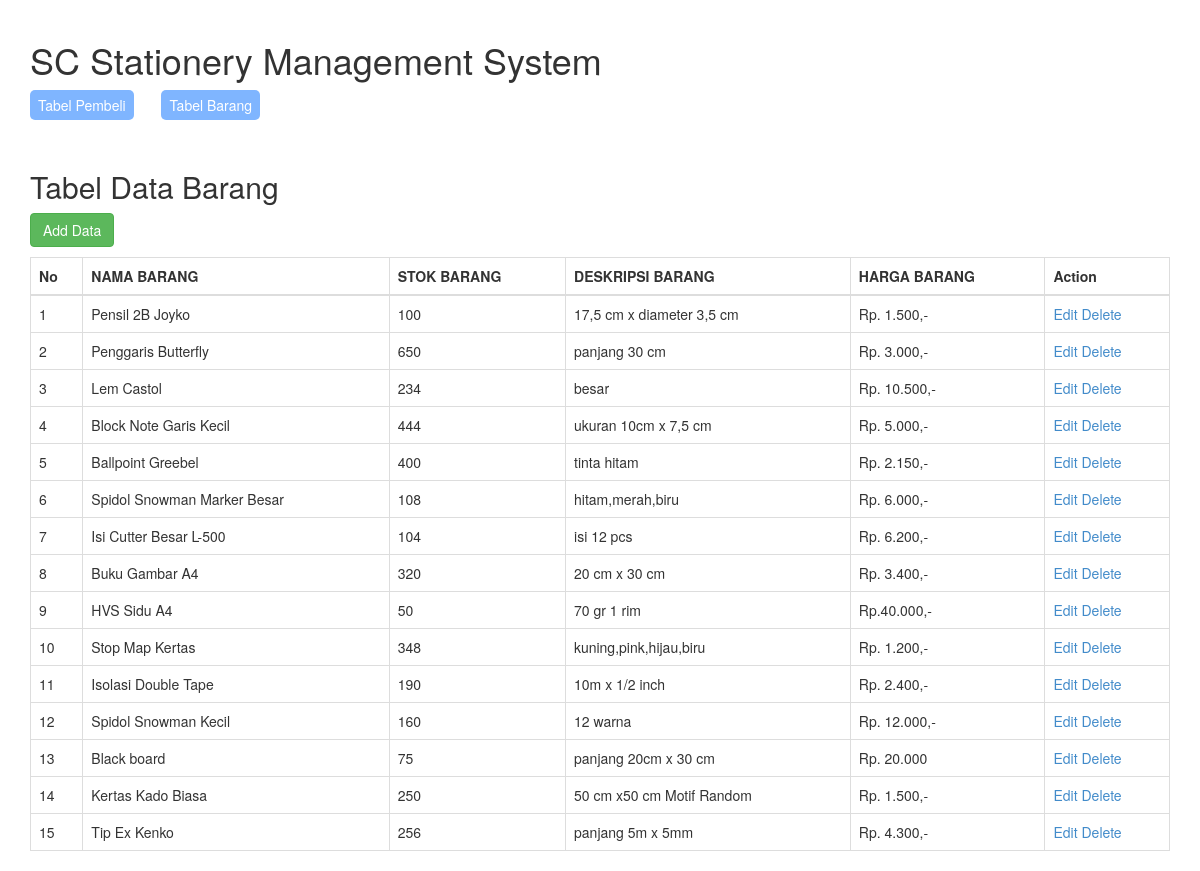
The app's page /tb_barang/index.php with its own data.
### tables this page shows
CREATE TABLE `tb_barang` (
  `id_barang` int(10) NOT NULL,
  `nama_barang` varchar(50) NOT NULL,
  `stok_barang` varchar(10) NOT NULL,
  `deskripsi_barang` text NOT NULL,
  `harga_barang` varchar(25) NOT NULL
);

### tb_barang/index.php (the view, shortened to what this page needs)
<!doctype html>
<html lang="en">
<head>
<link href="../css/bootstrap.css" rel="stylesheet">
</head>
<body>
<div class="container"><br>
  <h1>SC Stationery Management System</h1>
  <p>
    <a href="../tb_pembeli/index.php"><button style="color: #fff; background: #7FB5FF; border: 3px; padding: 5px 8px;border-radius: 5px;">Tabel Pembeli</button></a>
    <a href="#"><button style="color: #fff; background: white; border: 3px; padding: 5px 10px;border-radius: 5px;"></button></a>
    <a href="../tb_barang/index.php"><button style="color: #fff; background: #7FB5FF; border: 3px; padding: 5px 8px;border-radius: 5px;">Tabel Barang</button></a>
  </p><br>
  <h2>Tabel Data Barang</h2>
  <p><a href="#" class="btn btn-success" data-target="#ModalAdd" data-toggle="modal">Add Data</a></p>
<table id="mytable" class="table table-bordered">
    <thead>
      <th>No</th>
      <th>NAMA BARANG</th>
      <th>STOK BARANG</th>
      <th>DESKRIPSI BARANG</th>
      <th>HARGA BARANG</th>
      <th>Action</th>
    </thead>
<?php
  include "../koneksi.php";
  $no = 0;
  $tb_barang=mysqli_query($koneksi,"SELECT * FROM tb_barang");
  while($r=mysqli_fetch_array($tb_barang)){
  $no++;
?>
  <tr>
      <td><?php echo $no; ?></td>
      <td><?php echo  $r['nama_barang']; ?></td>
      <td><?php echo  $r['stok_barang']; ?></td>
      <td><?php echo  $r['deskripsi_barang']; ?></td>
      <td><?php echo  $r['harga_barang']; ?></td>
      <td>
         <a href="#" class='open_modal' id='<?php echo  $r['id_barang']; ?>'>Edit</a>
         <a href="#" onclick="confirm_modal('proses_delete.php?&id_barang=<?php echo  $r['id_barang']; ?>');">Delete</a>
      </td>
  </tr>
<?php } ?>
</table>
</div>
</body>
</html>

### records on screen
tb_barang: nama_barang "Pensil 2B Joyko", stok_barang "100", deskripsi_barang "17,5 cm x diameter 3,5 cm", harga_barang "Rp. 1.500,-"
tb_barang: nama_barang "Penggaris Butterfly", stok_barang "650", deskripsi_barang "panjang 30 cm", harga_barang "Rp. 3.000,-"
tb_barang: nama_barang "Lem Castol", stok_barang "234", deskripsi_barang "besar", harga_barang "Rp. 10.500,-"
tb_barang: nama_barang "Block Note Garis Kecil", stok_barang "444", deskripsi_barang "ukuran 10cm x 7,5 cm", harga_barang "Rp. 5.000,-"
tb_barang: nama_barang "Ballpoint Greebel", stok_barang "400", deskripsi_barang "tinta hitam", harga_barang "Rp. 2.150,-"
tb_barang: nama_barang "Spidol Snowman Marker Besar", stok_barang "108", deskripsi_barang "hitam,merah,biru", harga_barang "Rp. 6.000,-"
tb_barang: nama_barang "Isi Cutter Besar L-500", stok_barang "104", deskripsi_barang "isi 12 pcs", harga_barang "Rp. 6.200,-"
tb_barang: nama_barang "Buku Gambar A4", stok_barang "320", deskripsi_barang "20 cm x 30 cm", harga_barang "Rp. 3.400,-"
tb_barang: nama_barang "HVS Sidu A4", stok_barang "50", deskripsi_barang "70 gr 1 rim", harga_barang "Rp.40.000,-"
tb_barang: nama_barang "Stop Map Kertas", stok_barang "348", deskripsi_barang "kuning,pink,hijau,biru", harga_barang "Rp. 1.200,-"
tb_barang: nama_barang "Isolasi Double Tape", stok_barang "190", deskripsi_barang "10m x 1/2 inch", harga_barang "Rp. 2.400,-"
tb_barang: nama_barang "Spidol Snowman Kecil", stok_barang "160", deskripsi_barang "12 warna", harga_barang "Rp. 12.000,-"
tb_barang: nama_barang "Black board", stok_barang "75", deskripsi_barang "panjang 20cm x 30 cm", harga_barang "Rp. 20.000"
tb_barang: nama_barang "Kertas Kado Biasa", stok_barang "250", deskripsi_barang "50 cm x50 cm Motif Random", harga_barang "Rp. 1.500,-"
tb_barang: nama_barang "Tip Ex Kenko", stok_barang "256", deskripsi_barang "panjang 5m x 5mm", harga_barang "Rp. 4.300,-"
